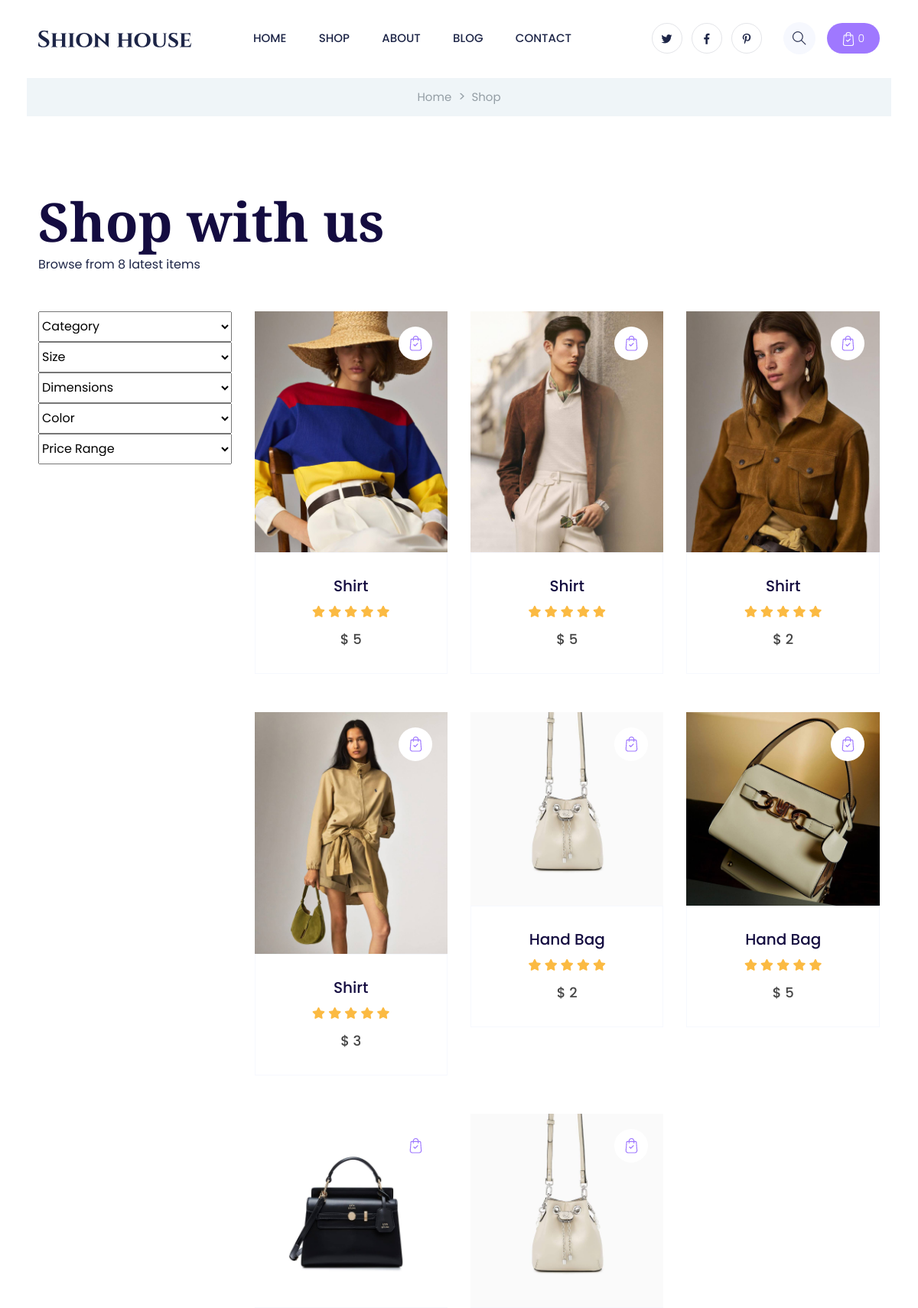
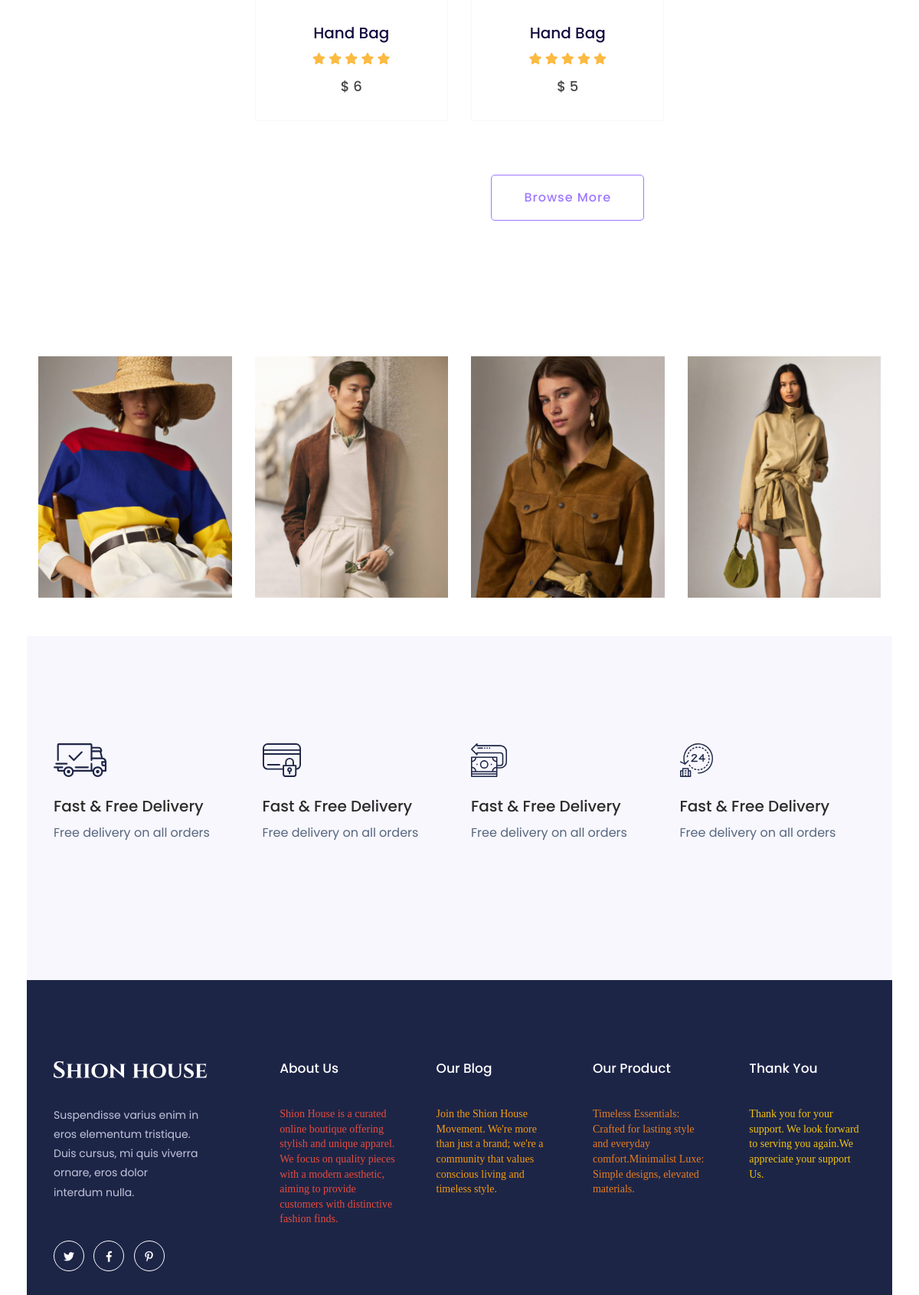
The app's page /shop/ (upper part) with its own data (2 pictures, top to bottom).
### accounts/models.py (models this page shows, shortened)
class ProductAssignment(models.Model):
    ProductName=models.CharField(max_length=200, null=True)
    ProductPrice=models.CharField(max_length=200, null=True)
    ProductImage=models.ImageField(upload_to='productImages/',null=True,blank=True)

class MainProduct(models.Model):
    MainProductName=models.CharField(max_length=200, null=True)
    MainProductImage=models.ImageField(upload_to='productImages/',null=True,blank=True)

class Fabout(models.Model):
    AboutTitle=models.CharField(max_length=200, null=True)
    AboutText= RichTextUploadingField(null=True)

class Fblog(models.Model):
    BlogTitle=models.CharField(max_length=200, null=True)
    BlogText= RichTextUploadingField(null=True)

class Fcontact(models.Model):
    ContactTitle=models.CharField(max_length=200, null=True)
    ContactText= RichTextUploadingField(null=True)

class Fthank(models.Model):
    ThankTitle=models.CharField(max_length=200, null=True)
    ThankText= RichTextUploadingField(null=True)

### accounts/views.py (the view)
# urls.py: path('shop/', views.shop, name='shop'),
def shop(request):
    DTMainProduct = MainProduct.objects.all()
    DTProductAssignment = ProductAssignment.objects.all()
    DTMenu=menu.objects.all()
    DTSubMenu = sub_menu.objects.all()
    DTFabout=Fabout.objects.all()
    DTFblog=Fblog.objects.all()
    DTFcontact=Fcontact.objects.all()
    DTFthank=Fthank.objects.all()
    context = {
        'DTProductAssignments':DTProductAssignment,
        'DTMainProducts':DTMainProduct,
        'DTMenus': DTMenu,
        'DTSubMenus': DTSubMenu,
        'DTFabouts': DTFabout,
        'DTFblogs': DTFblog,
        'DTFcontacts': DTFcontact,
        'DTFthanks': DTFthank
    }
    return render(request, 'Project/shop.html',context)

### accounts/templates/Project/shop.html (shortened to what this page needs)
{% load static%}
{% include "Project/head.html" %}
   {% include "Project/CSShere.html" %}
</head>
<body class="full-wrapper">
    <header>
        {% include "Project/HeaderStart.html" %}
    </header>
    <main>
        {% include "Project/breadcrumbStartShop.html" %}
        {% include "Project/listingAreaStart.html" %}
        {% include "Project/PopularItemsStart.html" %}
        {% include "Project/ServicesAreaStart.html" %}
</main>
<footer>
        {% include "Project/FooterStart.html" %}
</footer>
</body>
</html>

### accounts/templates/Project/listingAreaStart.html (shortened to what this page needs)
{% load static %}
<div class="category-area">
    <div class="container">
        <div class="row">
            <div class="col-xl-7 col-lg-8 col-md-10">
                <div class="section-tittle mb-50">
                    <h2>Shop with us</h2>
                    <p>Browse from {{ DTProductAssignments|length }} latest items</p>
                </div>
            </div>
        </div>
        <div class="row">
            <div class="col-xl-3 col-lg-3 col-md-4">
                <div class="product-filters mb-50">
                    <div class="filter-section">
                        <select class="form-select" id="categoryFilter">
                            <option value="">Category</option>
                        </select>
                    </div>
                    <div class="filter-section">
                        <select class="form-select" id="sizeFilter">
                            <option value="">Size</option>
                        </select>
                    </div>
                    <div class="filter-section">
                        <select class="form-select" id="dimensionFilter">
                            <option value="">Dimensions</option>
                        </select>
                    </div>
                    <div class="filter-section">
                        <select class="form-select" id="colorFilter">
                            <option value="">Color</option>
                        </select>
                    </div>
                    <div class="filter-section">
                        <select class="form-select" id="priceFilter">
                            <option value="">Price Range</option>
                        </select>
                    </div>
                </div>
                </div>
            <div class="col-xl-9 col-lg-9 col-md-8">
                <div class="new-arrival new-arrival2">
                    <div class="row">
                        {% for DTProductAssignment in DTProductAssignments %}
                        <div class="col-xl-4 col-lg-4 col-md-6 col-sm-6">
                            <div class="single-new-arrival mb-50 text-center">
                                <div class="popular-img">
                                    <img src="{% static DTProductAssignment.ProductImage %}" alt="{{ DTProductAssignment.ProductName }}">
                                    <div class="favorit-items">
                                        <a href="#" class="favorite-button" data-product-id="{{ DTProductAssignment.id }}">
                                            <img src="{% static 'StaticPro/img/gallery/favorit-card.png' %}" alt="Add to Favorites">
                                        </a>
                                    </div>
                                </div>
                                <div class="popular-caption">
                                    <h3><a href="{% url 'product_details' DTProductAssignment.id %}">{{ DTProductAssignment.ProductName }}</a></h3>
                                    <div class="rating mb-10">
                                        <i class="fas fa-star"></i>
                                        <i class="fas fa-star"></i>
                                        <i class="fas fa-star"></i>
                                        <i class="fas fa-star"></i>
                                        <i class="fas fa-star"></i>
                                    </div>
                                    <span>$ {{ DTProductAssignment.ProductPrice }}</span>
                                </div>
                            </div>
                        </div>
                        {% endfor %}
                    </div>
                </div>
                <div class="row justify-content-center">
                    <div class="room-btn mt-20">
                        <a href="" class="border-btn">Browse More</a>
                    </div>
                </div>
            </div>
            </div>
    </div>
</div>

### accounts/templates/Project/PopularItemsStart.html (shortened to what this page needs)
{% load static %}
<div class="popular-items pt-50">
    <div class="container-fluid">
        <div class="row">
            {% for DTMainProduct in DTMainProducts %}
            <div class="col-lg-3 col-md-6 col-sm-6">
                <div class="single-popular-items mb-50 text-center wow fadeInUp" data-wow-duration="1s" data-wow-delay=".1s">
                    <div class="popular-img">
                        <img src="{% static DTMainProduct.MainProductImage %}" alt="">
                 </div>
             </div>
         </div>
         {% endfor %}
</div>
</div>
</div>

### accounts/templates/Project/FooterStart.html (shortened to what this page needs)
{% load static %}
 <div class="footer-area footer-padding">
  <div class="container-fluid ">
      <div class="row d-flex justify-content-between">
          <div class="col-xl-3 col-lg-3 col-md-8 col-sm-8">
           <div class="single-footer-caption mb-50">
             <div class="single-footer-caption mb-30">
                <div class="footer-logo mb-35">
                 <a href="index.html"><img src="{% static 'StaticPro/img/logo/logo2_footer.png' %}" alt=""></a>
             </div>
             <div class="footer-tittle">
                 <div class="footer-pera">
                     <p>Suspendisse varius enim in eros elementum tristique. Duis cursus, mi quis viverra ornare, eros dolor interdum nulla.</p>
                 </div>
             </div>
             <div class="footer-social">
              <a href="#"><i class="fab fa-twitter"></i></a>
              <a href="https://bit.ly/sai4ull"><i class="fab fa-facebook-f"></i></a>
              <a href="#"><i class="fab fa-pinterest-p"></i></a>
          </div>
      </div>
  </div>
</div>
<div class="col-xl-2 col-lg-2 col-md-4 col-sm-4">
  <div class="single-footer-caption mb-50">
      <div class="footer-tittle">
         <h4>About Us</h4>
          <ul>
            {% for DTFabout in DTFabouts %}
              <li><a href="{% url 'about' %}">{{DTFabout.AboutText|safe}}</a></li>
              {% endfor %}
          </ul>
      </div>
  </div>
</div>
<div class="col-xl-2 col-lg-2 col-md-4 col-sm-4">
  <div class="single-footer-caption mb-50">
      <div class="footer-tittle">
        <h4>Our Blog</h4>
        <ul>
          {% for DTFblog in DTFblogs %}
            <li><a href="{% url 'blog' %}">{{DTFblog.BlogText|safe}}</a></li>
            {% endfor %}
        </ul>
      </div>
  </div>
</div>
<div class="col-xl-2 col-lg-2 col-md-4 col-sm-4">
  <div class="single-footer-caption mb-50">
      <div class="footer-tittle">
        <h4>Our Product</h4>
        <ul>
          {% for DTFcontact in DTFcontacts %}
            <li><a href="{% url 'elements' %}">{{DTFcontact.ContactText|safe}}</a></li>
            {% endfor %}
        </ul>
      </div>
  </div>
</div>
<div class="col-xl-2 col-lg-3 col-md-4 col-sm-4">
  <div class="single-footer-caption mb-50">
      <div class="footer-tittle">
        <h4>Thank You</h4>
        <ul>
          {% for DTFthank in DTFthanks %}
            <li><a href="{% url 'main' %}">{{DTFthank.ThankText|safe}}</a></li>
            {% endfor %}
        </ul>
      </div>
  </div>
</div>
</div>
</div>
</div>

### records on screen
ProductAssignment: ProductImage (picture), ProductName "Shirt", ProductPrice "5"
ProductAssignment: ProductImage (picture), ProductName "Shirt", ProductPrice "5"
ProductAssignment: ProductImage (picture), ProductName "Shirt", ProductPrice "2"
ProductAssignment: ProductImage (picture), ProductName "Shirt", ProductPrice "3"
ProductAssignment: ProductImage (picture), ProductName "Hand Bag", ProductPrice "2"
ProductAssignment: ProductImage (picture), ProductName "Hand Bag", ProductPrice "5"
ProductAssignment: ProductImage (picture), ProductName "Hand Bag", ProductPrice "6"
ProductAssignment: ProductImage (picture), ProductName "Hand Bag", ProductPrice "5"
MainProduct: MainProductImage (picture)
MainProduct: MainProductImage (picture)
MainProduct: MainProductImage (picture)
MainProduct: MainProductImage (picture)
Fabout: AboutText "Shion House is a curated online boutique offering stylish and unique apparel. We focus on quality pieces with a modern aesthetic, aiming to provide customers with distinctive fashion finds."
Fblog: BlogText "Join the Shion House Movement. We're more than just a brand; we're a community that values conscious living and timeless style."
Fcontact: ContactText "Timeless Essentials: Crafted for lasting style and everyday comfort.Minimalist Luxe: Simple designs, elevated materials."
Fthank: ThankText "Thank you for your support. We look forward to serving you again.We appreciate your support Us."

### other values on screen
{{ DTProductAssignments|length }} "8"
